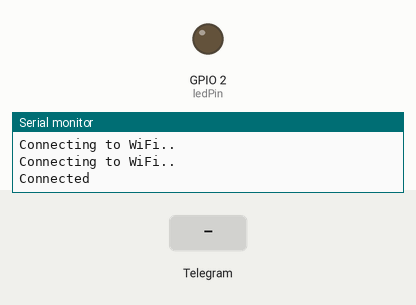
The sketch below on a simulated ESP8266 (NodeMCU). On the bench: output pins drawn as LEDs (lit = HIGH), the last lines printed to the serial monitor. The test bench sets the inputs (shaded band). WiFi joins after 1.5 s; servers stay silent unless stated; the local clock reads 2024-03-15 10:24:30 at power-on unless the sketch sets it.

Above: at 3.2 s.
3.3 s: Telegram message "/led_on" received
At 4.8 s:
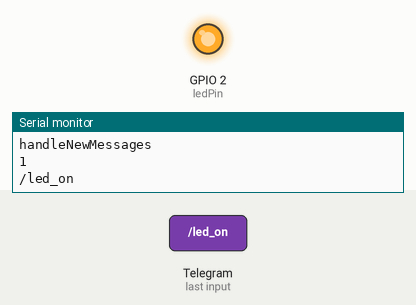
7.0 s: Telegram message "/led_off" received
At 9.6 s:
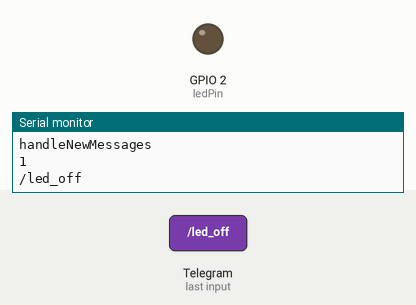
Timing chart, 0 to 11.1 s (numbered marks = the images above; inputs shaded):
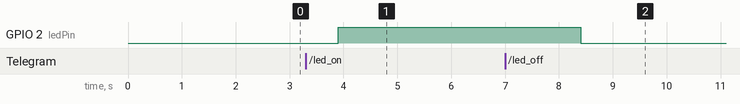

The sketch:

main.ino
```cpp
#include <ESP8266WiFi.h>
#include <WiFiClientSecure.h>
#include <UniversalTelegramBot.h>
#include <ArduinoJson.h>

// Replace with your network credentials
const char* ssid = "REPLACE_WITH_YOUR_SSID";
const char* password = "REPLACE_WITH_YOUR_PASSWORD";

// Initialize Telegram BOT
#define BOTtoken "XXXXXXXXXX:XXXXXXXXXXXXXXXXXXXXXXXXXXXXXXXXXXX"  // your Bot Token (Get from Botfather)

#define CHAT_ID "XXXXXXXXXX"

X509List cert(TELEGRAM_CERTIFICATE_ROOT);

WiFiClientSecure client;
UniversalTelegramBot bot(BOTtoken, client);

// Checks for new messages every 1 second.
int botRequestDelay = 1000;
unsigned long lastTimeBotRan;

const int ledPin = 2;
bool ledState = LOW;

// Handle what happens when you receive new messages
void handleNewMessages(int numNewMessages) {
  Serial.println("handleNewMessages");
  Serial.println(String(numNewMessages));

  for (int i=0; i<numNewMessages; i++) {
    // Chat id of the requester
    String chat_id = String(bot.messages[i].chat_id);
    if (chat_id != CHAT_ID){
      bot.sendMessage(chat_id, "Unauthorized user", "");
      continue;
    }

    // Print the received message
    String text = bot.messages[i].text;
    Serial.println(text);

    String from_name = bot.messages[i].from_name;

    if (text == "/start") {
      String welcome = "Welcome, " + from_name + ".\n";
      welcome += "Use the following commands to control your outputs.\n\n";
      welcome += "/led_on to turn GPIO ON \n";
      welcome += "/led_off to turn GPIO OFF \n";
      welcome += "/state to request current GPIO state \n";
      bot.sendMessage(chat_id, welcome, "");
    }

    if (text == "/led_on") {
      bot.sendMessage(chat_id, "LED state set to ON", "");
      ledState = HIGH;
      digitalWrite(ledPin, ledState);
    }

    if (text == "/led_off") {
      bot.sendMessage(chat_id, "LED state set to OFF", "");
      ledState = LOW;
      digitalWrite(ledPin, ledState);
    }

    if (text == "/state") {
      if (digitalRead(ledPin)){
        bot.sendMessage(chat_id, "LED is ON", "");
      }
      else{
        bot.sendMessage(chat_id, "LED is OFF", "");
      }
    }
  }
}

void setup() {
  Serial.begin(9600);
  configTime(0, 0, "pool.ntp.org");      // get UTC time via NTP
  client.setTrustAnchors(&cert); // Add root certificate for api.telegram.org

  pinMode(ledPin, OUTPUT);
  digitalWrite(ledPin, ledState);

  // Connect to Wi-Fi
  WiFi.mode(WIFI_STA);
  WiFi.begin(ssid, password);

  while (WiFi.status() != WL_CONNECTED) {
    delay(1000);
    Serial.println("Connecting to WiFi..");
  }
  Serial.println("Connected");
}

void loop() {
  if (millis() > lastTimeBotRan + botRequestDelay)  {
    int numNewMessages = bot.getUpdates(bot.last_message_received + 1);

    while(numNewMessages) {
      Serial.println("got response");
      handleNewMessages(numNewMessages);
      numNewMessages = bot.getUpdates(bot.last_message_received + 1);
    }
    lastTimeBotRan = millis();
  }
}
```

Measured:
- after the input at 3.3 s, GPIO 2 (ledPin): LOW → HIGH after 0.60 s
- after the input at 7.0 s, GPIO 2 (ledPin): HIGH → LOW after 1.4 s
